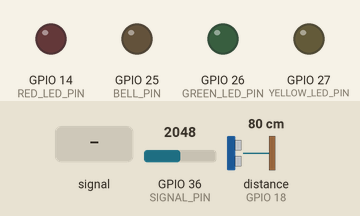
A sketch run on a simulated ESP32. On the bench: output pins drawn as LEDs (lit = HIGH). Wiring (inferred from the names in the program): ultrasonic range finder: trigger GPIO 5; echo GPIO 18. Inputs (shaded band) come from the test bench; at power-on: distance to the obstacle (sensor on GPIO 18) 80 cm, GPIO 36 (SIGNAL_PIN) = 2048. The echo pulse lasts 58.3 µs per cm; WiFi joins after 1.5 s; servers stay silent unless stated; uploads are accepted with an empty reply; pins used as bus, display or sensor lines are not drawn; what the sketch prints to the serial monitor is not drawn.

Above: at 2.9 s.
3.0 s: distance to the obstacle (sensor on GPIO 18) set to 2 cm
At 4.4 s:
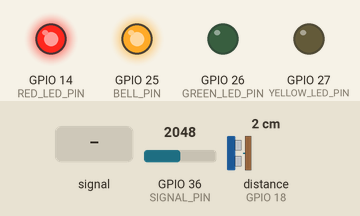
4.7 s: GPIO 36 (SIGNAL_PIN) fed a 200 Hz sine of ±1842 counts around its level
At 6.1 s:
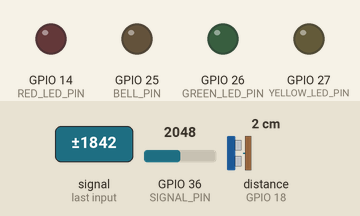
7.0 s: GPIO 36 (SIGNAL_PIN) set to 941
8.5 s: GPIO 36 (SIGNAL_PIN) set to 846
10.5 s: GPIO 36 (SIGNAL_PIN) set to 768
12.0 s: GPIO 36 (SIGNAL_PIN) set to 668
At 13.2 s:
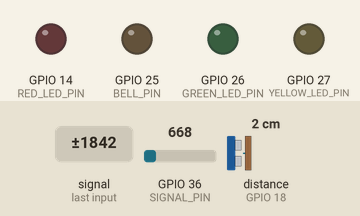
Timing chart, 0 to 14.8 s (numbered marks = the images above; inputs shaded):
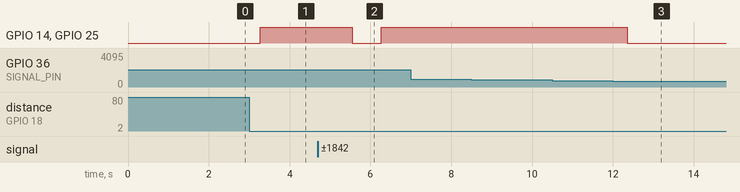

Measured:
- after the input at 3.0 s, GPIO 14 (RED_LED_PIN): LOW → HIGH after 0.27 s; GPIO 25 (BELL_PIN): LOW → HIGH after 0.28 s
- after the input at 4.7 s, GPIO 14 (RED_LED_PIN), GPIO 25 (BELL_PIN): HIGH → LOW after 0.85 s, → HIGH 0.72 s later
- after the input at 7.0 s, every drawn part: stays the same
- after the input at 8.5 s, every drawn part: stays the same
- after the input at 10.5 s, every drawn part: stays the same
- after the input at 12.0 s, GPIO 14 (RED_LED_PIN), GPIO 25 (BELL_PIN): HIGH → LOW after 0.35 s

The sketch:

flood_sensor_v2_esp32.ino
```cpp
// ============================================================
//  Flood Sensor v2 — ESP32 Edition
//  Uses accurate water level sensor (water_level_esp32.ino)
//  + HC-SR04 ultrasonic sensor.
//
//  Water level sensor behaviour:
//    DRY  (no water touching pads) → value ≈ 0
//    WET  (water rising)           → value increases
//    So: HIGHER value = MORE water  (opposite of rain sensor)
//
//  Confidence from two analog thresholds (no DO pin needed):
//    value > CONFIRMED_THRESHOLD → CONFIRMED  (clearly submerged)
//    value > LIKELY_THRESHOLD    → LIKELY     (barely touching)
//    value ≤ LIKELY_THRESHOLD    → DRY
//
//  sensorHeight is fixed at compile time (SENSOR_HEIGHT = 7.8 cm).
//    waterHeight = SENSOR_HEIGHT − distance  (clamped to ≥ 0)
//
//  POST sequence:
//    • Startup (dry)    → POST once with water_level = 0
//    • Dry              → POST every 1 minute (keep-alive)
//    • Wet              → POST every 2 seconds
//    • Wet → Dry        → POST once immediately (water_level = 0),
//                         then resume 1-minute interval
// ============================================================

#include <WiFi.h>
#include <HTTPClient.h>

// ---------- WiFi credentials ----------
const char* WIFI_SSID     = "Ton Phat";
const char* WIFI_PASSWORD = "quagheghom";

// ---------- Server ----------
// Use your PC's LAN IP — NOT "localhost".
// Find it with: ipconfig → IPv4 Address
const char* SERVER_URL = "http://172.20.10.2:3000/api/water-level";

// ---------- Station ----------
const int STATION_ID = 1;

// ---------- Pin definitions ----------
// Water level sensor (from water_level_esp32.ino)
#define POWER_PIN  17   // TX2 — sensor VCC controlled output
#define SIGNAL_PIN 36   // VP  — sensor analog signal (ADC1, input-only, WiFi-safe)

// HC-SR04 ultrasonic
const int TRIG_PIN = 5;   // D5  — Trig
const int ECHO_PIN = 18;  // D18 — Echo (via 1kΩ/2kΩ voltage divider)

// Buzzer
const int BELL_PIN = 25;  // D25 — active buzzer

// Flood indicator LEDs
const int GREEN_LED_PIN  = 26;  // D26 — green  (≥ 1 cm, safe)
const int YELLOW_LED_PIN = 27;  // D27 — yellow (≥ 2 cm, warning)
const int RED_LED_PIN    = 14;  // D14 — red    (≥ 3 cm, danger)

// ---------- Sound speed ----------
#define SOUND_SPEED  0.034      // cm per microsecond
#define CM_TO_INCH   0.393701

// ---------- Thresholds ----------
// New sensor: dry ≈ 0, wet increases.  Calibrate by observing
// "Level:" in Serial Monitor while dry / partially submerged / submerged.
//
//   LIKELY_THRESHOLD    — sensor pad just barely touching water
//   CONFIRMED_THRESHOLD — sensor clearly submerged
//
// Example starting values (adjust after calibration):
const int LIKELY_THRESHOLD    = 700;   // value > 700 → LIKELY water
const int CONFIRMED_THRESHOLD = 900;   // value > 900 → CONFIRMED water

// ---------- General config ----------
const float SENSOR_HEIGHT = 7.8;  // fixed height from HC-SR04 to channel floor (cm)

const unsigned long POST_INTERVAL_WET = 2000;   // 2s  — while water is detected
const unsigned long POST_INTERVAL_DRY = 60000;  // 60s — keep-alive while dry

// Scale factor: physical model is 1:100 (1 cm measured = 100 cm reported to server)
const float SCALE_RATIO = 100.0;

// ---------- Water state ----------
enum WaterState { DRY, LIKELY, CONFIRMED };

// ---------- Runtime state ----------
float         sensorHeight = SENSOR_HEIGHT;
unsigned long lastPostTime = 0;
WaterState    lastState    = DRY;   // tracks previous cycle state for transition detection

// ---------------------------------------------------------------
// Power sensor ON → stabilize → read → power OFF
// analogSetAttenuation(ADC_11db) is called in setup() so that
// the full 0–3.9V range maps to 0–4095 correctly.
int readWaterSensor() {
    digitalWrite(POWER_PIN, HIGH);
    delay(10);
    int value = analogRead(SIGNAL_PIN);
    digitalWrite(POWER_PIN, LOW);
    return value;
}

// ---------------------------------------------------------------
// Two-threshold confidence evaluation.
// Higher value = more water (no DO pin needed).
WaterState evaluateWater(int value) {
    if (value > CONFIRMED_THRESHOLD) return CONFIRMED;
    if (value > LIKELY_THRESHOLD)    return LIKELY;
    return DRY;
}

// ---------------------------------------------------------------
float measureDistance() {
    digitalWrite(TRIG_PIN, LOW);
    delayMicroseconds(2);
    digitalWrite(TRIG_PIN, HIGH);
    delayMicroseconds(10);
    digitalWrite(TRIG_PIN, LOW);

    long  duration   = pulseIn(ECHO_PIN, HIGH);
    float distanceCm = duration * SOUND_SPEED / 2;
    return distanceCm;
}

// ---------------------------------------------------------------
// Drive LEDs and buzzer based on measured water height (model scale).
//   ≥ 3 cm → red LED + buzzer  (danger)
//   ≥ 2 cm → yellow LED        (warning)
//   ≥ 1 cm → green LED         (safe — water present but low)
//   < 1 cm → all off           (dry)
void updateIndicators(float waterHeight) {
    if (waterHeight >= 3.0) {
        digitalWrite(GREEN_LED_PIN,  LOW);
        digitalWrite(YELLOW_LED_PIN, LOW);
        digitalWrite(RED_LED_PIN,    HIGH);
        digitalWrite(BELL_PIN,       HIGH);
    } else if (waterHeight >= 2.0) {
        digitalWrite(GREEN_LED_PIN,  LOW);
        digitalWrite(YELLOW_LED_PIN, HIGH);
        digitalWrite(RED_LED_PIN,    LOW);
        digitalWrite(BELL_PIN,       LOW);
    } else if (waterHeight >= 1.0) {
        digitalWrite(GREEN_LED_PIN,  HIGH);
        digitalWrite(YELLOW_LED_PIN, LOW);
        digitalWrite(RED_LED_PIN,    LOW);
        digitalWrite(BELL_PIN,       LOW);
    } else {
        digitalWrite(GREEN_LED_PIN,  LOW);
        digitalWrite(YELLOW_LED_PIN, LOW);
        digitalWrite(RED_LED_PIN,    LOW);
        digitalWrite(BELL_PIN,       LOW);
    }
}

// ---------------------------------------------------------------
void connectWiFi() {
    Serial.print("Dang ket noi WiFi: ");
    Serial.println(WIFI_SSID);
    WiFi.begin(WIFI_SSID, WIFI_PASSWORD);
    int attempts = 0;
    while (WiFi.status() != WL_CONNECTED && attempts < 20) {
        delay(500);
        Serial.print(".");
        attempts++;
    }
    if (WiFi.status() == WL_CONNECTED) {
        Serial.println("\nWiFi ket noi thanh cong!");
        Serial.print("IP: ");
        Serial.println(WiFi.localIP());
    } else {
        Serial.println("\n[LOI] Khong the ket noi WiFi.");
    }
}

// ---------------------------------------------------------------
void postWaterLevel(float waterLevel, WaterState state) {
    if (WiFi.status() != WL_CONNECTED) { connectWiFi(); return; }
    HTTPClient http;
    http.begin(SERVER_URL);
    http.addHeader("Content-Type", "application/json");
    String confidence = (state == CONFIRMED) ? "confirmed" :
                        (state == LIKELY)    ? "likely"    : "dry";
    String body = "{\"station_id\":\"" + String(STATION_ID) +
                  "\",\"water_level\":"  + String(waterLevel, 2) +
                  ",\"confidence\":\""  + confidence +
                  "\"}";
    int httpCode = http.POST(body);
    if      (httpCode == 200) Serial.println("  [OK] POST thanh cong");
    else if (httpCode >  0)   { Serial.print("  [LOI SERVER] HTTP "); Serial.println(httpCode); }
    else                      { Serial.print("  [LOI] "); Serial.println(http.errorToString(httpCode)); }
    http.end();
}

// ---------------------------------------------------------------
void setup() {
    Serial.begin(115200);

    // Required for accurate full-range ADC (0–3.9V → 0–4095)
    analogSetAttenuation(ADC_11db);

    pinMode(POWER_PIN,    OUTPUT);
    digitalWrite(POWER_PIN, LOW);   // sensor off by default
    pinMode(TRIG_PIN,     OUTPUT);
    pinMode(ECHO_PIN,     INPUT);
    pinMode(BELL_PIN,     OUTPUT);
    pinMode(GREEN_LED_PIN,  OUTPUT);
    pinMode(YELLOW_LED_PIN, OUTPUT);
    pinMode(RED_LED_PIN,    OUTPUT);
    // All indicators off at boot
    digitalWrite(BELL_PIN,       LOW);
    digitalWrite(GREEN_LED_PIN,  LOW);
    digitalWrite(YELLOW_LED_PIN, LOW);
    digitalWrite(RED_LED_PIN,    LOW);
    // SIGNAL_PIN (VP / GPIO 36) is input-only — no pinMode needed

    connectWiFi();

    // ── Startup ──────────────────────────────────────────────
    Serial.print("CHIEU CAO CAM BIEN (co dinh): ");
    Serial.print(sensorHeight, 2);
    Serial.println(" cm");

    // POST once on startup to register the station as online and dry
    Serial.println("Startup POST: kho rao, muc nuoc = 0...");
    postWaterLevel(0, DRY);
    lastPostTime = millis();
}

// ---------------------------------------------------------------
void loop() {
    int        level      = readWaterSensor();
    WaterState state      = evaluateWater(level);
    float      distanceCm = measureDistance();

    // ── Debug line ───────────────────────────────────────────
    Serial.print("Level: ");
    Serial.print(level);
    Serial.print(" | Distance: ");
    Serial.print(distanceCm, 2);
    Serial.print(" cm (");
    Serial.print(distanceCm * CM_TO_INCH, 2);
    Serial.println(" in)");

    // ── Cross-validate: ultrasonic overrides level sensor ────
    float waterHeight = sensorHeight - distanceCm;
    if (waterHeight < 0) waterHeight = 0;

    if ((state == CONFIRMED || state == LIKELY) && waterHeight == 0) {
        // Level sensor triggered but ultrasonic sees no water above floor
        // → false positive (condensation / humidity). Force DRY.
        state = DRY;
    }

    // Update LEDs and buzzer for current water height (model scale)
    updateIndicators((state == DRY) ? 0 : waterHeight);

    if (state == CONFIRMED || state == LIKELY) {
        // ── Both sensors agree: water present ────────────────
        Serial.print("TRANG THAI: co nuoc");
        Serial.print(state == CONFIRMED ? " [XAC NHAN]" : " [CO THE]");
        Serial.print(" - TRAM: ");
        Serial.print(STATION_ID);
        Serial.print(" - MUC NUOC (mo hinh): ");
        Serial.print(waterHeight, 2);
        Serial.print(" cm | (thuc te x100): ");
        Serial.print(waterHeight * SCALE_RATIO, 1);
        Serial.println(" cm");

        // POST every 2s while wet (scaled value sent to server)
        unsigned long now = millis();
        if (now - lastPostTime >= POST_INTERVAL_WET) {
            postWaterLevel(waterHeight * SCALE_RATIO, state);
            lastPostTime = now;
        }

    } else {
        // ── DRY ──────────────────────────────────────────────
        Serial.print("TRANG THAI: kho rao");
        if (waterHeight == 0 && lastState != DRY) {
            Serial.print(" [MUC NUOC VE 0]");
        }
        Serial.print(" - TRAM: ");
        Serial.print(STATION_ID);
        Serial.print(" - CHIEU CAO KENH: ");
        Serial.print(sensorHeight, 2);
        Serial.println(" cm");

        unsigned long now = millis();
        if (lastState != DRY) {
            // Wet → Dry transition: POST immediately with water_level = 0
            Serial.println("  [CHUYEN TRANG THAI: nuoc → kho] POST ngay...");
            postWaterLevel(0, DRY);
            lastPostTime = now;
        } else if (now - lastPostTime >= POST_INTERVAL_DRY) {
            // Continuing dry: keep-alive POST every 1 minute
            Serial.println("  [KHO RAO - KEEP ALIVE] POST dinh ky 1 phut...");
            postWaterLevel(0, DRY);
            lastPostTime = now;
        }
    }

    lastState = state;   // remember state for next cycle
    delay(500);
}
```
